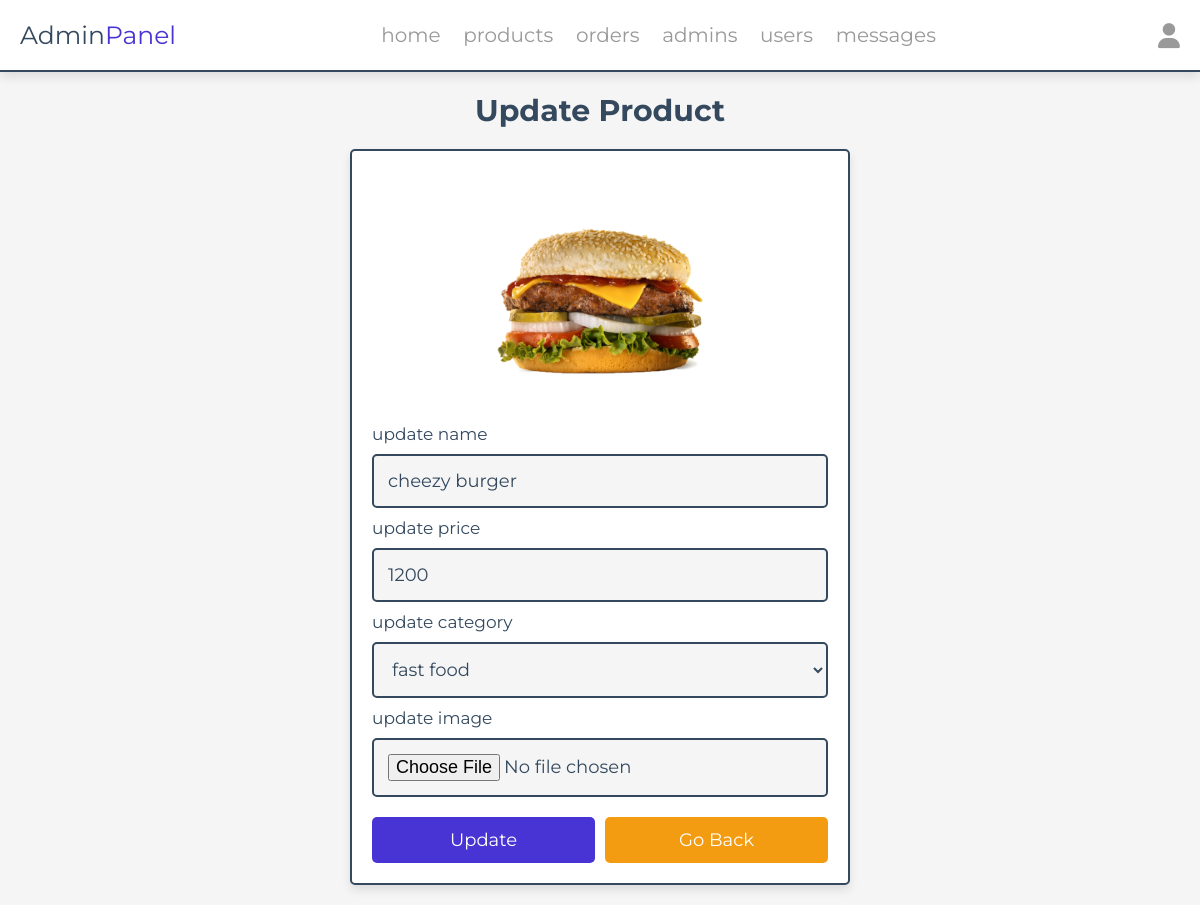
Page /admin/update_product.php?update=1 (signed in) on the committed database.
### tables this page shows
CREATE TABLE IF NOT EXISTS `products` (
  `id` int NOT NULL AUTO_INCREMENT,
  `name` varchar(100) NOT NULL,
  `category` varchar(100) NOT NULL,
  `price` int NOT NULL,
  `image` varchar(100) NOT NULL,
  `description` varchar(500) NOT NULL,
  PRIMARY KEY (`id`)
);

### admin/update_product.php (the view, shortened to what this page needs)
<?php
include '../component/connect.php';
?>
<!DOCTYPE html>
<html lang="en">
<head>
   <link rel="stylesheet" href="https://cdnjs.cloudflare.com/ajax/libs/font-awesome/6.1.1/css/all.min.css">
   <link rel="stylesheet" href="../css/admin_style.css">
</head>
<body>
<?php include '../component/admin_header.php' ?>
<section class="update-product">
   <h1 class="heading">update product</h1>
   <?php
      $update_id = $_GET['update'];
      $show_products = $conn->prepare("SELECT * FROM `products` WHERE id = ?");
      $show_products->execute([$update_id]);
      if($show_products->rowCount() > 0){
         while($fetch_products = $show_products->fetch(PDO::FETCH_ASSOC)){
   ?>
   <form action="" method="POST" enctype="multipart/form-data">
      <img src="../uploaded_img/<?= $fetch_products['image']; ?>" alt="">
      <span>update name</span>
      <input type="text" required placeholder="enter product name" name="name" maxlength="100" class="box" value="<?= $fetch_products['name']; ?>">
      <span>update price</span>
      <input type="number" min="0" max="9999999999" required placeholder="enter product price" name="price" onkeypress="if(this.value.length == 10) return false;" class="box" value="<?= $fetch_products['price']; ?>">
      <span>update category</span>
      <select name="category" class="box" required>
         <option selected value="<?= $fetch_products['category']; ?>"><?= $fetch_products['category']; ?></option>
      </select>
      <span>update image</span>
      <input type="file" name="image" class="box" accept="image/jpg, image/jpeg, image/png, image/webp">
      <div class="flex-btn">
         <input type="submit" value="update" class="btn" name="update">
         <a href="products.php" class="option-btn">go back</a>
      </div>
   </form>
   <?php
         }
      }else{
         echo '<p class="empty">no products added yet!</p>';
      }
   ?>
</section>
</body>
</html>

### css/admin_style.css (style rules this page uses)
:root { --main-color:#4834d4; --red:#e74c3c; --orange:#f39c12; --black:#34495e; --white:#fff; --light-bg:#f5f5f5; --light-color:#999; --border:.2rem solid var(--black); --box-shadow:0 .5rem 1rem rgba(0,0,0,.1); }
* { font-family: 'Montserrat', sans-serif; margin:0; padding:0; box-sizing: border-box; text-decoration: none; outline: none; border:none; }
html { font-size: 62.5%; overflow-x: hidden; }
body { background-color: var(--light-bg); }
section { max-width: 1200px; margin:0 auto; padding:2rem; }
.btn, .delete-btn, .option-btn { display: block; margin-top: 1rem; border-radius: .5rem; cursor: pointer; width: 100%; font-size: 1.8rem; color:var(--white); padding:1.2rem 3rem; text-transform: capitalize; text-align: center; }
.btn { background-color: var(--main-color); }
.option-btn { background-color: var(--orange); }
.flex-btn { display: flex; gap:1rem; }
.heading { text-align: center; margin-bottom: 2rem; text-transform: capitalize; color:var(--black); font-size: 3rem; }
.update-product form { margin:0 auto; max-width: 50rem; background-color: var(--white); border-radius: .5rem; box-shadow: var(--box-shadow); border:var(--border); padding:2rem; }
.update-product form img { height: 25rem; width: 100%; object-fit: contain; }
.update-product form .box { background-color: var(--light-bg); border:var(--border); width: 100%; padding:1.4rem; font-size: 1.8rem; color:var(--black); border-radius: .5rem; margin: 1rem 0; }
.update-product form span { font-size: 1.7rem; color:var(--black); }

### rows in the picture
products: image (picture), name "cheezy burger", price "1200", category "fast food"
